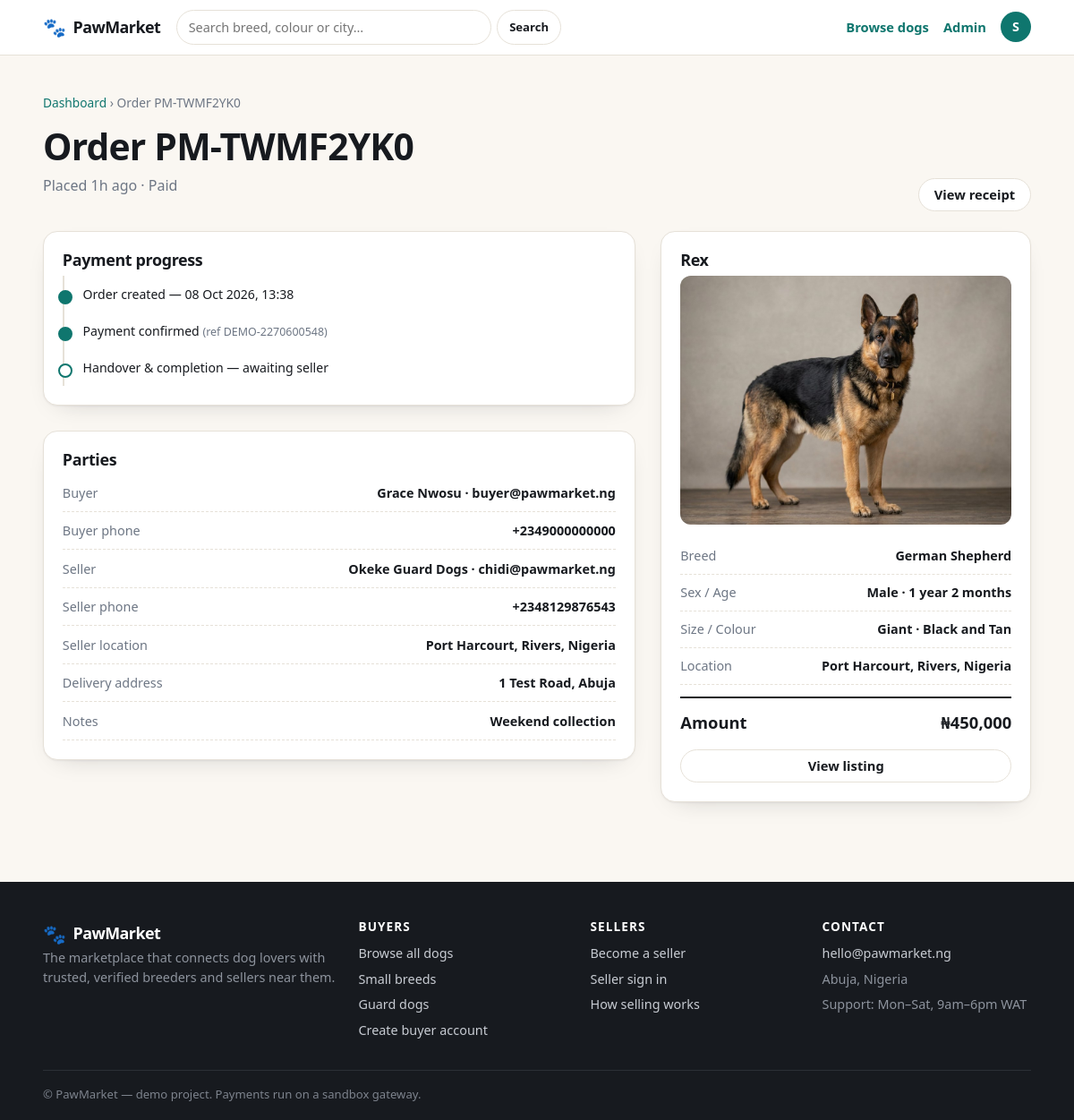
The app's page /orders/2 (signed in) with its own data.
### app/models.py (models this page shows, shortened)
class User(UserMixin, db.Model):
    __tablename__ = "users"
    id = db.Column(db.Integer, primary_key=True)
    full_name = db.Column(db.String(120), nullable=False)
    email = db.Column(db.String(160), unique=True, nullable=False, index=True)
    phone = db.Column(db.String(40))
    whatsapp = db.Column(db.String(40))
    password_hash = db.Column(db.String(255), nullable=False)
    role = db.Column(db.String(20), nullable=False, default="buyer")
    business_name = db.Column(db.String(160))
    bio = db.Column(db.Text)
    country = db.Column(db.String(80), default="Nigeria")
    state = db.Column(db.String(80))
    city = db.Column(db.String(80))
    address = db.Column(db.String(200))
    avatar = db.Column(db.String(200))
    is_verified = db.Column(db.Boolean, default=False)   # admin-controlled badge
    is_active_user = db.Column(db.Boolean, default=True)  # admin can suspend
    created_at = db.Column(db.DateTime, default=datetime.utcnow)
    dogs = db.relationship("Dog", backref="seller", lazy="dynamic",
                           cascade="all, delete-orphan", foreign_keys="Dog.seller_id")
    favorites = db.relationship("Favorite", backref="user", lazy="dynamic",
                                cascade="all, delete-orphan")
    orders = db.relationship("Order", backref="buyer", lazy="dynamic",
                             foreign_keys="Order.buyer_id",
                             cascade="all, delete-orphan")
    @property
    def is_active(self):  # Flask-Login uses this to block suspended accounts
        return self.is_active_user
    @property
    def is_admin(self):
        return self.role == "admin"
    @property
    def is_seller(self):
        return self.role == "seller"
    @property
    def is_buyer(self):
        return self.role == "buyer"
    @property
    def location(self):
        parts = [p for p in (self.city, self.state, self.country) if p]
        return ", ".join(parts) if parts else "Location not provided"

class Order(db.Model):
    __tablename__ = "orders"
    id = db.Column(db.Integer, primary_key=True)
    reference = db.Column(db.String(40), unique=True, nullable=False)
    dog_id = db.Column(db.Integer, db.ForeignKey("dogs.id"), nullable=False)
    buyer_id = db.Column(db.Integer, db.ForeignKey("users.id"), nullable=False)
    seller_id = db.Column(db.Integer, db.ForeignKey("users.id"), nullable=False)
    amount = db.Column(db.Float, nullable=False)
    status = db.Column(db.String(30), default="pending_payment")
    payment_method = db.Column(db.String(40), default="demo")
    payment_ref = db.Column(db.String(80))
    delivery_address = db.Column(db.String(250))
    buyer_phone = db.Column(db.String(40))
    notes = db.Column(db.Text)
    created_at = db.Column(db.DateTime, default=datetime.utcnow)
    seller = db.relationship("User", foreign_keys=[seller_id])
    @property
    def status_label(self):
        return self.status.replace("_", " ").title()

class Dog(db.Model):
    __tablename__ = "dogs"
    id = db.Column(db.Integer, primary_key=True)
    seller_id = db.Column(db.Integer, db.ForeignKey("users.id"), nullable=False)
    name = db.Column(db.String(80), nullable=False)
    breed = db.Column(db.String(80), nullable=False, index=True)
    color = db.Column(db.String(80))
    size = db.Column(db.String(20), default="Medium", index=True)
    gender = db.Column(db.String(10), default="Male")
    age_months = db.Column(db.Integer, default=3)
    weight_kg = db.Column(db.Float)
    price = db.Column(db.Float, nullable=False, default=0)
    negotiable = db.Column(db.Boolean, default=False)
    delivery_available = db.Column(db.Boolean, default=False)
    description = db.Column(db.Text)
    temperament = db.Column(db.String(200))
    health_notes = db.Column(db.String(300))
    vaccinated = db.Column(db.Boolean, default=False)
    dewormed = db.Column(db.Boolean, default=False)
    pedigree = db.Column(db.Boolean, default=False)
    trained = db.Column(db.Boolean, default=False)
    kennel_club_registered = db.Column(db.Boolean, default=False)
    city = db.Column(db.String(80))
    state = db.Column(db.String(80))
    country = db.Column(db.String(80), default="Nigeria")
    status = db.Column(db.String(20), default="available", index=True)
    is_featured = db.Column(db.Boolean, default=False)
    views = db.Column(db.Integer, default=0)
    created_at = db.Column(db.DateTime, default=datetime.utcnow, index=True)
    images = db.relationship("DogImage", backref="dog", lazy="select",
                             cascade="all, delete-orphan")
    orders = db.relationship("Order", backref="dog", lazy="dynamic",
                             cascade="all, delete-orphan")
    @property
    def primary_image(self):
        for img in self.images:
            if img.is_primary:
                return img.filename
        return self.images[0].filename if self.images else None
    @property
    def age_label(self):
        if not self.age_months:
            return "Unknown"
        if self.age_months < 12:
            return f"{self.age_months} month{'s' if self.age_months != 1 else ''}"
        years, months = divmod(self.age_months, 12)
        label = f"{years} year{'s' if years != 1 else ''}"
        if months:
            label += f" {months} month{'s' if months != 1 else ''}"
        return label
    @property
    def location(self):
        parts = [p for p in (self.city, self.state, self.country) if p]
        return ", ".join(parts) if parts else "Location not provided"

class DogImage(db.Model):
    __tablename__ = "dog_images"
    id = db.Column(db.Integer, primary_key=True)
    dog_id = db.Column(db.Integer, db.ForeignKey("dogs.id"), nullable=False)
    filename = db.Column(db.String(255), nullable=False)
    is_primary = db.Column(db.Boolean, default=False)

### app/views.py (the view)
@main_bp.route("/orders/<int:order_id>")
@login_required
def order_detail(order_id):
    order = get_or_404(Order, order_id)
    if current_user.id not in (order.buyer_id, order.seller_id) and not current_user.is_admin:
        abort(403)
    return render_template("order_detail.html", order=order)

### app/helpers.py (called while the page is built)
def get_or_404(model, ident, **kwargs):
    from .extensions import db
    obj = db.session.get(model, ident)
    if obj is None:
        abort(404)
    return obj

### app/models.py (called while the page is built)
@login_manager.user_loader
def load_user(user_id):
    return db.session.get(User, int(user_id))

### templates/order_detail.html (shortened to what this page needs)
{% extends "base.html" %}
{% block content %}
<section>
  <div class="container">
    <p class="small muted"><a href="{{ url_for('main.dashboard_router') }}">Dashboard</a> › Order {{ order.reference }}</p>
    <div class="section-head">
      <div>
        <h1 style="margin:0">Order {{ order.reference }}</h1>
        <p class="muted mt-1">Placed {{ order.created_at|since }} · {{ order.status_label }}</p>
      </div>
      <div>
        <a class="btn" href="{{ url_for('main.receipt', order_id=order.id) }}">View receipt</a>
      </div>
    </div>
    <div class="split">
      <div>
        <div class="card card-pad">
          <h3>Payment progress</h3>
          <ul class="timeline">
            <li class="done">Order created — {{ order.created_at.strftime('%d %b %Y, %H:%M') }}</li>
            <li class="{{ 'done' if order.status in ('paid','completed') }}">
              Payment {{ 'confirmed' if order.status in ('paid','completed') else 'pending' }}
              {% if order.payment_ref %}<span class="muted tiny">(ref {{ order.payment_ref }})</span>{% endif %}
            </li>
            <li class="{{ 'done' if order.status == 'completed' }}">
              Handover & completion {{ '— done' if order.status == 'completed' else '— awaiting seller' }}
            </li>
          </ul>
        </div>
        <div class="card card-pad mt-3">
          <h3>Parties</h3>
          <div class="spec-grid" style="grid-template-columns:1fr">
            <div class="spec"><span>Buyer</span><span>{{ order.buyer.full_name }} · {{ order.buyer.email }}</span></div>
            <div class="spec"><span>Buyer phone</span><span>{{ order.buyer_phone or order.buyer.phone or '—' }}</span></div>
            <div class="spec"><span>Seller</span>
              <span>{{ order.seller.business_name or order.seller.full_name }} · {{ order.seller.email }}</span></div>
            <div class="spec"><span>Seller phone</span><span>{{ order.seller.phone or '—' }}</span></div>
            <div class="spec"><span>Seller location</span><span>{{ order.seller.location }}</span></div>
            <div class="spec"><span>Delivery address</span><span>{{ order.delivery_address or 'Collect in person' }}</span></div>
            <div class="spec"><span>Notes</span><span>{{ order.notes or '—' }}</span></div>
          </div>
        </div>
      </div>
      <aside class="card card-pad">
        <h3>{{ order.dog.name }}</h3>
        {% if order.dog.primary_image %}
          <img src="{{ url_for('static', filename='uploads/' + order.dog.primary_image) }}"
               alt="{{ order.dog.name }}" style="border-radius:12px;aspect-ratio:4/3;object-fit:cover">
        {% endif %}
        <div class="spec mt-2"><span>Breed</span><span>{{ order.dog.breed }}</span></div>
        <div class="spec"><span>Sex / Age</span><span>{{ order.dog.gender }} · {{ order.dog.age_label }}</span></div>
        <div class="spec"><span>Size / Colour</span><span>{{ order.dog.size }} · {{ order.dog.color or '—' }}</span></div>
        <div class="spec"><span>Location</span><span>{{ order.dog.location }}</span></div>
        <div class="receipt-total"><span>Amount</span><span>{{ order.amount|money }}</span></div>
        <a class="btn btn-block mt-2" href="{{ url_for('main.dog_detail', dog_id=order.dog.id) }}">View listing</a>
      </aside>
    </div>
  </div>
</section>
{% endblock %}

### templates/base.html (shortened to what this page needs)
<!DOCTYPE html>
<html lang="en">
<head>
  <link rel="stylesheet" href="{{ url_for('static', filename='css/app.css') }}">
</head>
<body>
<header class="nav">
  <div class="container nav-inner">
    <a class="brand" href="{{ url_for('main.home') }}">
      <span class="brand-mark">🐾</span>
      <span class="brand-text">{{ SITE_NAME }}</span>
    </a>
    <form class="nav-search" action="{{ url_for('main.browse') }}" method="get">
      <input type="search" name="q" placeholder="Search breed, colour or city…"
             value="{{ request.args.get('q','') if request.endpoint == 'main.browse' else '' }}">
      <button class="btn btn-sm" type="submit">Search</button>
    </form>
    <nav class="nav-links">
      <a href="{{ url_for('main.browse') }}">Browse dogs</a>
      {% if current_user.is_authenticated %}
        {% if current_user.is_admin %}
          <a href="{{ url_for('admin.dashboard') }}">Admin</a>
        {% elif current_user.is_seller %}
          <a href="{{ url_for('seller.dashboard') }}">Seller dashboard</a>
        {% else %}
          <a href="{{ url_for('main.buyer_dashboard') }}">My dashboard</a>
        {% endif %}
        <div class="user-menu">
          <span class="avatar avatar-sm">
            {% if current_user.avatar %}
              <img src="{{ url_for('static', filename='uploads/' + current_user.avatar) }}" alt="">
            {% else %}{{ current_user.full_name[0]|upper }}{% endif %}
          </span>
        </div>
      {% else %}
        <a href="{{ url_for('auth.login') }}">Sign in</a>
        <a class="btn btn-sm btn-primary" href="{{ url_for('auth.register', role='seller') }}">Sell a dog</a>
      {% endif %}
    </nav>
  </div>
</header>
<main>
  {% block content %}{% endblock %}
</main>
<footer class="footer">
  <div class="container footer-grid">
    <div>
      <div class="brand brand-light"><span class="brand-mark">🐾</span> {{ SITE_NAME }}</div>
      <p class="muted-light">The marketplace that connects dog lovers with trusted, verified
        breeders and sellers near them.</p>
    </div>
    <div>
      <h4>Buyers</h4>
      <a href="{{ url_for('main.browse') }}">Browse all dogs</a>
      <a href="{{ url_for('main.browse', size='Small') }}">Small breeds</a>
      <a href="{{ url_for('main.browse', size='Giant') }}">Guard dogs</a>
      <a href="{{ url_for('auth.register', role='buyer') }}">Create buyer account</a>
    </div>
    <div>
      <h4>Sellers</h4>
      <a href="{{ url_for('auth.register', role='seller') }}">Become a seller</a>
      <a href="{{ url_for('auth.login') }}">Seller sign in</a>
      <a href="{{ url_for('main.home') }}#how">How selling works</a>
    </div>
    <div>
      <h4>Contact</h4>
      <a href="mailto:{{ CONTACT_EMAIL }}">{{ CONTACT_EMAIL }}</a>
      <span class="muted-light">Abuja, Nigeria</span>
      <span class="muted-light">Support: Mon–Sat, 9am–6pm WAT</span>
    </div>
  </div>
  <div class="container footer-bottom">
    <span>© {{ SITE_NAME }} — demo project. Payments run on a sandbox gateway.</span>
  </div>
</footer>
</body>
</html>

### records on screen
User: full_name "S"
Order: reference "PM-TWMF2YK0", created_at|since "1h ago", status_label "Paid", created_at "08 Oct 2026, 13:38", status "confirmed", payment_ref "DEMO-2270600548", status "— awaiting seller", buyer_phone "+2349000000000", delivery_address "1 Test Road, Abuja", notes "Weekend collection", amount "₦450,000"
User: buyer.full_name "Grace Nwosu", buyer.email "buyer@pawmarket.ng"
User: seller "Okeke Guard Dogs", seller.email "chidi@pawmarket.ng", seller "+2348129876543", seller.location "Port Harcourt, Rivers, Nigeria"
Dog: dog.name "Rex", dog.breed "German Shepherd", dog.gender "Male", dog.age_label "1 year 2 months", dog.size "Giant", dog "Black and Tan", dog.location "Port Harcourt, Rivers, Nigeria"
DogImage: is_primary+filename (picture)

### other values on screen
{{ SITE_NAME }} "PawMarket"
{{ CONTACT_EMAIL }} "hello@pawmarket.ng"
